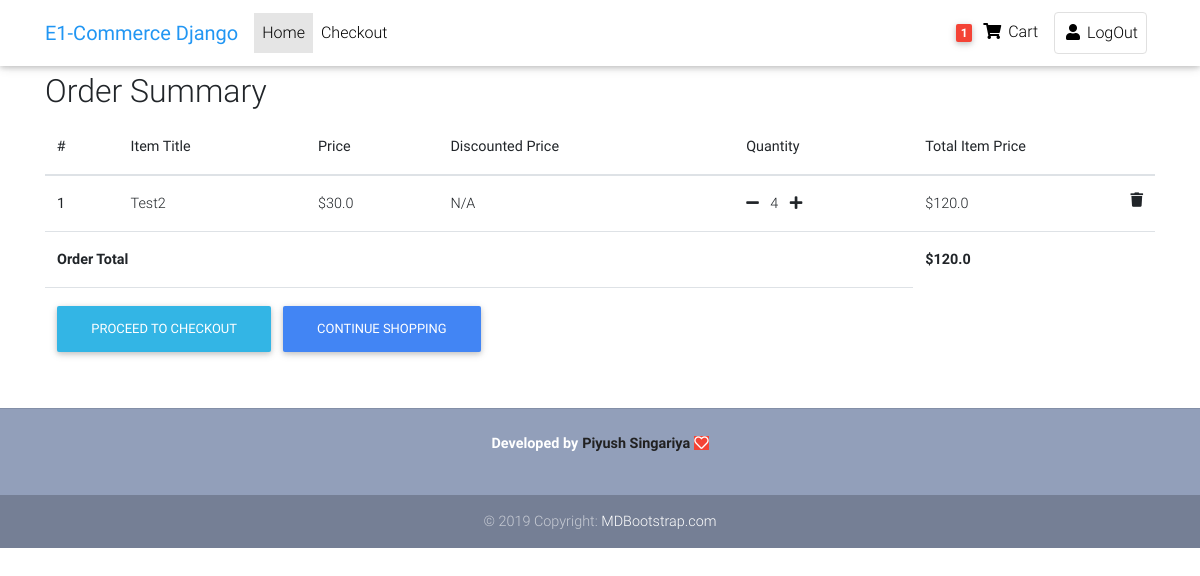
The page /order-summary/ (signed in) on the database as committed earlier.
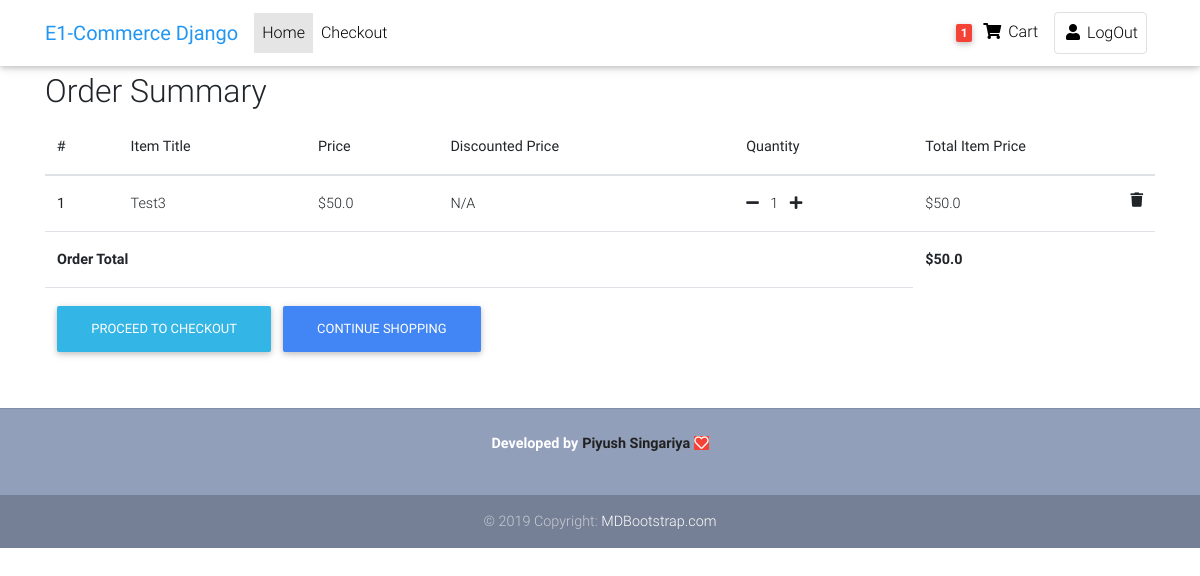
The same page on the database as committed later.
### core/models.py (models this page shows, shortened)
class Order(models.Model):
    user = models.ForeignKey(settings.AUTH_USER_MODEL, on_delete=models.CASCADE)
    items = models.ManyToManyField(OrderItem)
    start_date = models.DateTimeField(auto_now_add=True)
    ordered_date = models.DateTimeField()
    ordered = models.BooleanField(default=False)
    def get_final_price(self):
        total = 0
        for order_item in self.items.all():
            total += order_item.get_total_price()
        return total

class OrderItem(models.Model):
    user = models.ForeignKey(settings.AUTH_USER_MODEL, on_delete=models.CASCADE)
    ordered = models.BooleanField(default=False)
    item = models.ForeignKey(Item, on_delete=models.CASCADE)
    quantity = models.IntegerField(default=1)
    def get_total_price(self):
        if not self.item.discount_price:
            return self.quantity * self.item.price
        else:
            return self.quantity * self.item.discount_price

class Item(models.Model):
    title = models.CharField(max_length=300)
    image = models.ImageField(default="default.jpg")
    price = models.FloatField()
    discount_price = models.FloatField(blank=True, null=True)
    category = models.CharField(choices=CATEGORY_CHOICE, max_length=2)
    label = models.CharField(choices=Label_CHOICES, max_length=1)
    slug = models.SlugField()
    description = models.TextField(default="This is a Fake Description")
    bestseller = models.BooleanField(default=False)
    isNewItem = models.BooleanField(default=True)

### core/views.py (the view)
# urls.py: path('order-summary/', OrderSummaryView.as_view(), name="order-summary"),
class OrderSummaryView(LoginRequiredMixin, View):
    def get(self, *args, **kwargs):
        try:
            order = Order.objects.get(user=self.request.user, ordered=False)
            context = {
                'object': order
            }
            return render(self.request, 'order_summary.html', context)
        except ObjectDoesNotExist:
            messages.error(self.request, "You do not have an active order")
            return redirect("/")

### core/templatetags/cart_template_tags.py (called while the page is built)
@register.filter
def cart_item_count(user):
    if user.is_authenticated:
        qs = Order.objects.filter(user=user, ordered=False)
        if qs.exists():
            return qs[0].items.count()
    return 0

### templates/order_summary.html (shortened to what this page needs)
{% extends 'base.html' %}
{% load static %}
{% block content %}
    <main>
        <div class="container">
            <div class="table-responsive">
                <h2>Order Summary</h2>
                <table class="table">
                    <thead>
                    <tr>
                        <th scope="col">#</th>
                        <th scope="col">Item Title</th>
                        <th scope="col">Price</th>
                        <th scope="col">Discounted Price</th>
                        <th scope="col">Quantity</th>
                        <th scope="col">Total Item Price</th>
                    </tr>
                    </thead>
                    <tbody>
                    {% for order_item in object.items.all %}
                        <tr>
                            <th scope="row">{{ forloop.counter }}</th>
                            <td>{{ order_item.item.title }}</td>
                            <td>${{ order_item.item.price }}</td>
                            <td>
                                {% if order_item.item.discount_price %}
                                    ${{ order_item.item.discount_price }}
                                {% else %}
                                    N/A
                                {% endif %}
                            </td>
                            <td>
                                <a href="{% url 'core:remove-single-item-from-cart' order_item.item.slug %}"><i class="fas fa-minus mr-2"></i></a>
                                {{ order_item.quantity }}
                                <a href="{% url 'core:add-single-item-to-cart' order_item.item.slug %}"><i class="fas fa-plus ml-2"></i></a>
                            </td>
                            <td>${{ order_item.get_total_price }}
                        <a href="{% url 'core:remove-from-cart' order_item.item.slug %}"><i class="fas fa-trash float-right"></i></a>
                            </td>
                        </tr>
                    {% endfor %}
                    {% if object.get_final_price %}
                        <tr>
                            <td class="font-weight-bold" colspan="5">Order Total</td>
                            <td class="font-weight-bold">${{ object.get_final_price }}</td>
                        </tr>
                        <tr>
                            <td class="font-weight-bold" colspan="5">
                                <a class="btn btn-info" href='/checkout/'> Proceed to checkout</a>
                                <a class="btn btn-primary ml-2" href='/'> Continue Shopping</a>
                            </td>
                        </tr>
                    {% endif %}
                    </tbody>
                </table>
            </div>
        </div>
    </main>
{% endblock content %}

### templates/base.html (shortened to what this page needs)
<!DOCTYPE html>
{% include "head.html" %}
<body>
<div class="mt-5 pt-4">
</div>
{% include "navbar.html" %}
{% block content %}
{% endblock content %}
{% include "footer.html" %}
</body>

### templates/head.html (shortened to what this page needs)
{% load static %}
<head>
    <link rel="stylesheet" href="https://use.fontawesome.com/releases/v5.11.2/css/all.css">
    <link href="{% static 'css/bootstrap.min.css' %}" rel="stylesheet">
    <link href="{% static 'css/mdb.min.css' %}" rel="stylesheet">
    <link href="{% static 'css/style.min.css' %}" rel="stylesheet">
</head>

### templates/navbar.html (shortened to what this page needs)
{% load cart_template_tags %}
  <nav class="navbar fixed-top navbar-expand-lg navbar-light white scrolling-navbar">
    <div class="container">
      <a class="navbar-brand waves-effect" href="/">
        <strong class="blue-text">E1-Commerce Django</strong>
      </a>
      <div class="collapse navbar-collapse" id="navbarSupportedContent">
        <ul class="navbar-nav mr-auto">
          <li class="nav-item active">
            <a class="nav-link waves-effect" href="/">Home
            </a>
          </li>
          <li class="nav-item">
            <a class="nav-link waves-effect" href="/checkout/">Checkout</a>
          </li>
        </ul>
        <ul class="navbar-nav nav-flex-icons">
          {% if request.user.is_authenticated %}
            <li class="nav-item mr-2">
            <a href="{% url 'core:order-summary' %}" class="nav-link waves-effect">
              <span class="badge red z-depth-1 mr-1"> {{request.user | cart_item_count}} </span>
              <i class="fas fa-shopping-cart"></i>
              <span class="clearfix d-none d-sm-inline-block"> Cart </span>
            </a>
            </li>
            <li class="nav-item mr-2">
            <a class="nav-link border border-light rounded waves-effect" href="{% url 'account_logout' %}">
              <i class="fas fa-user"></i>
              <span class="clearfix d-none d-sm-inline-block "> LogOut </span>
            </a>
            </li>
          {% endif %}
        </ul>
      </div>
    </div>
  </nav>

### templates/footer.html
{% load static %}
  <footer class="page-footer text-center font-small mt-4 wow fadeIn">
    <hr class="my-4">
    <div class="pb-4 font-weight-bold">
       <p><a href="https://www.linkedin.com/in/piyushsingariya" target="_blank">Developed by</a><a href="https://www.linkedin.com/in/piyushsingariya" target="_blank" class="text-dark ml-1 mr-1">Piyush Singariya</a><i class="far fa-heart red"></i></p>
    </div>
    <div class="footer-copyright py-3">
      © 2019 Copyright:
      <a href="https://mdbootstrap.com/education/bootstrap/" target="_blank"> MDBootstrap.com </a>
    </div>
  </footer>

### templates/scripts.html (shortened to what this page needs)
{% load static %}

### templates/head.html (style rules this page uses)
html, body, header, .carousel { height: 60vh; }

Rows that differ between the two databases and show on the page:
no longer on this page (row edited): OrderItem: item "Test2", item.price "30.0", shows "N/A", quantity "4", get_total_price "120.0"
removed Order: get_final_price "120.0"
now on this page (row unchanged): OrderItem: item "Test3", item.price "50.0", shows "N/A", quantity "1", get_total_price "50.0"
added Order: get_final_price "50.0"
